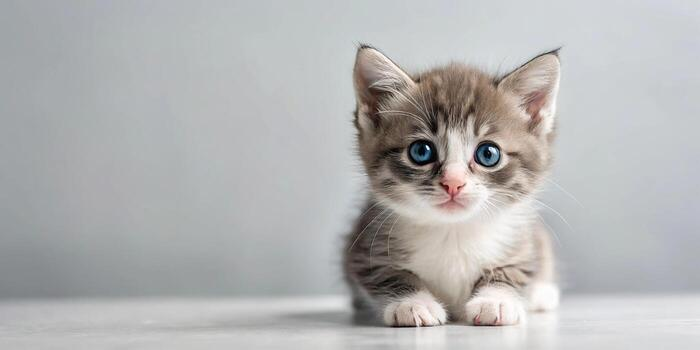
#> input picture 1_OpenCV/1_Basics/cat.jpg, 700 x 350 px
$ python 28openCV_90degree_rotation.py
#> lines starting #> are read from the running program, lines starting #| are printed output that depends on the picture
import cv2

img = cv2.imread("cat.jpg")
#> img is the input picture: shape (350, 700, 3); mean B, G, R 179.9, 179.9, 180

rotated = cv2.rotate(img, cv2.ROTATE_90_CLOCKWISE)
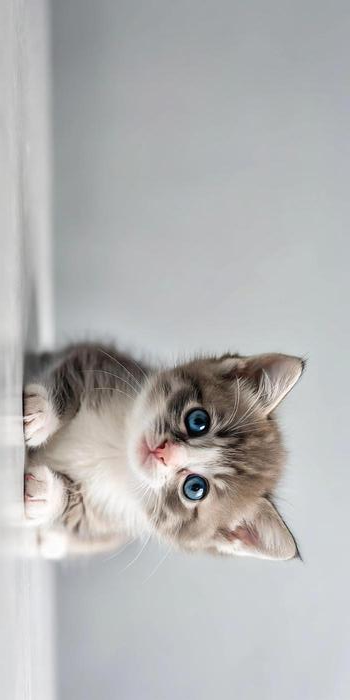
#> rotated: shape (700, 350, 3); mean B, G, R 179.9, 179.9, 180

cv2.imshow("Original", img)
cv2.imshow("90 Clockwise", rotated)

cv2.waitKey(0)
cv2.destroyAllWindows()
